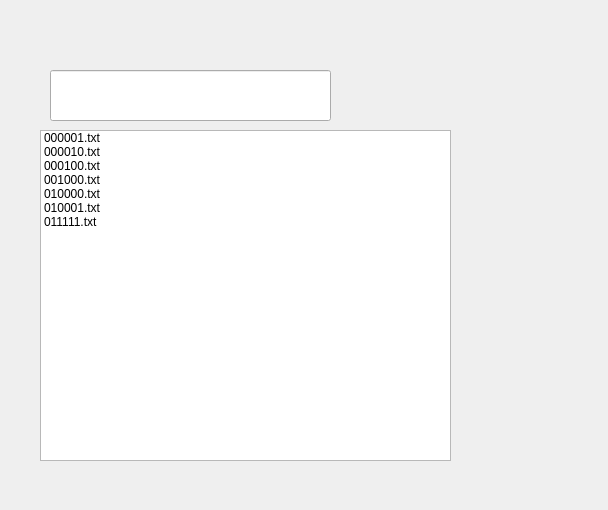
<?xml version="1.0" encoding="UTF-8"?>
<ui version="4.0">
 <class>Form</class>
 <widget class="QWidget" name="Form">
  <property name="geometry">
   <rect>
    <x>0</x>
    <y>0</y>
    <width>608</width>
    <height>510</height>
   </rect>
  </property>
  <property name="windowTitle">
   <string>Form</string>
  </property>
  <widget class="QListWidget" name="listWidget">
   <property name="geometry">
    <rect>
     <x>40</x>
     <y>130</y>
     <width>411</width>
     <height>331</height>
    </rect>
   </property>
   <item>
    <property name="text">
     <string>000001.txt</string>
    </property>
   </item>
   <item>
    <property name="text">
     <string>000010.txt</string>
    </property>
   </item>
   <item>
    <property name="text">
     <string>000100.txt</string>
    </property>
   </item>
   <item>
    <property name="text">
     <string>001000.txt</string>
    </property>
   </item>
   <item>
    <property name="text">
     <string>010000.txt</string>
    </property>
   </item>
   <item>
    <property name="text">
     <string>010001.txt</string>
    </property>
   </item>
   <item>
    <property name="text">
     <string>011111.txt</string>
    </property>
   </item>
  </widget>
  <widget class="QLineEdit" name="lineEdit">
   <property name="geometry">
    <rect>
     <x>50</x>
     <y>70</y>
     <width>281</width>
     <height>51</height>
    </rect>
   </property>
  </widget>
 </widget>
 <resources/>
 <connections/>
</ui>
